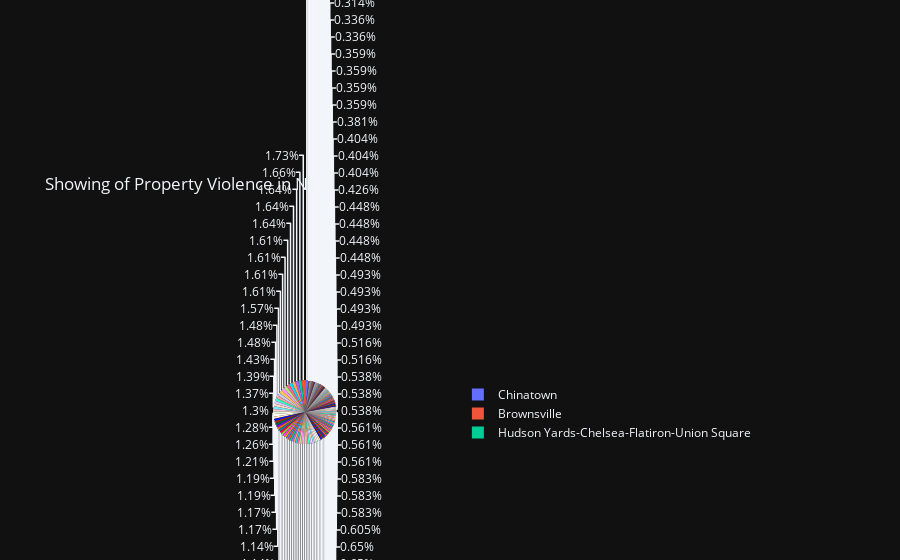

The cell this chart's notebook holds for it:
### Code cell
fig = px.pie(nta_propn_df, names='NTA', values='Prop N', title='Showing of Property Violence in NTA')
fig.show()

### Figure 1 — Plotly figure (JSON) as saved in the notebook; plotly's stock layout.template omitted (floating-point values rounded to 4 significant figures; data arrays with more than 128 entries replaced by an {"elided": "..."} marker saying what was removed)
{"data": [{"domain": {"x": [0.0, 1.0], "y": [0.0, 1.0]}, "hovertemplate": "NTA=%{label}<br>Prop N=%{value}<extra></extra>", "labels": {"elided": "189 str values"}, "legendgroup": "", "name": "", "showlegend": true, "values": {"elided": "189 float values"}, "type": "pie"}], "layout": {"legend": {"tracegroupgap": 0}, "title": {"text": "Showing of Property Violence in NTA"}}}
